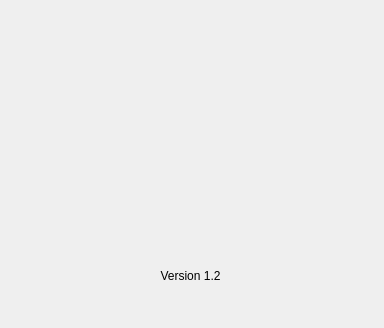
<?xml version="1.0" encoding="UTF-8"?>
<ui version="4.0">
 <class>Dialog</class>
 <widget class="QDialog" name="Dialog">
  <property name="geometry">
   <rect>
    <x>0</x>
    <y>0</y>
    <width>384</width>
    <height>328</height>
   </rect>
  </property>
  <property name="windowTitle">
   <string>About</string>
  </property>
  <property name="windowIcon">
   <iconset resource="resoucres.qrc">
    <normaloff>:/Style/about_3697.ico</normaloff>:/Style/about_3697.ico</iconset>
  </property>
  <widget class="QLabel" name="label">
   <property name="geometry">
    <rect>
     <x>30</x>
     <y>-50</y>
     <width>321</width>
     <height>311</height>
    </rect>
   </property>
   <property name="text">
    <string/>
   </property>
   <property name="pixmap">
    <pixmap resource="resoucres.qrc">:/Style/default.png</pixmap>
   </property>
   <property name="scaledContents">
    <bool>true</bool>
   </property>
  </widget>
  <widget class="QLabel" name="label_2">
   <property name="geometry">
    <rect>
     <x>120</x>
     <y>250</y>
     <width>141</width>
     <height>51</height>
    </rect>
   </property>
   <property name="text">
    <string>Version 1.2</string>
   </property>
   <property name="alignment">
    <set>Qt::AlignCenter</set>
   </property>
  </widget>
 </widget>
 <resources>
  <include location="resoucres.qrc"/>
 </resources>
 <connections/>
</ui>
